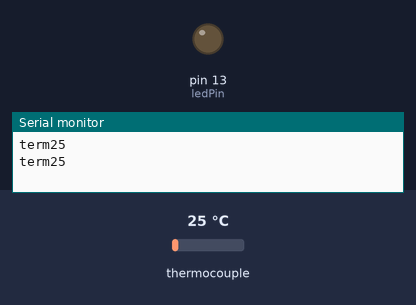
This sketch was run on a simulated Arduino Uno, built with avr-gcc and run on an emulated ATmega328P. Parts: output pins drawn as LEDs (lit = HIGH), the last lines printed to the serial monitor. Inputs (shaded band) come from the test bench; at power-on: thermocouple 25 °C. Pins used as bus, display or sensor lines are not drawn.

Above: at 1.7 s.
1.8 s: thermocouple set to 94 °C
3.7 s: thermocouple set to 105 °C
At 5.2 s:
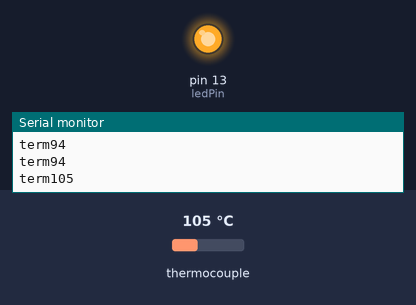
6.0 s: thermocouple set to 6 °C
At 7.7 s:
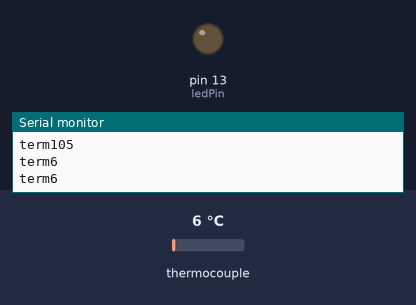
8.0 s: thermocouple set to 150 °C
At 9.5 s:
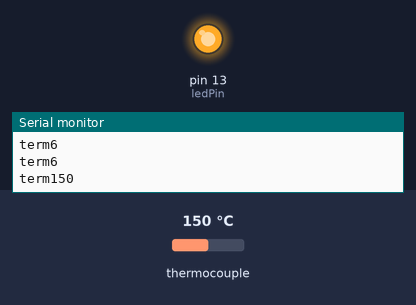
Timing chart, 0 to 11.0 s (numbered marks = the images above; inputs shaded):
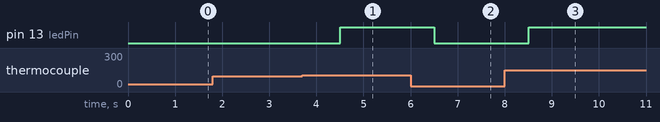

Measured:
- the behaviour switches between 99 and 100 °C on thermocouple (found by bisection; images 0 and 1)
- after the input at 3.7 s, pin 13 (ledPin): LOW → HIGH after 0.80 s
- after the input at 6.0 s, pin 13 (ledPin): HIGH → LOW after 0.51 s
- after the input at 8.0 s, pin 13 (ledPin): LOW → HIGH after 0.51 s

The sketch:

thermocouple.ino
```cpp
#include "max6675.h"

int thermoDO = 2;  //он же SO
int thermoCS = 3;
int thermoCLK = 4;  //он же SCK
int ledPin = 13; // переменная с пином подключенного светодиода
int temperature;
int criticalTemperature = 100;
MAX6675 thermocouple(thermoCLK, thermoCS, thermoDO);

int vccPin = 5;  //пин для питания
int gndPin = 6;  //пин для земли
String key = "term";
String package;

void setup() {
  Serial.begin(9600);
  //активируем питание и землю
  pinMode(vccPin, OUTPUT); digitalWrite(vccPin, HIGH);
  pinMode(gndPin, OUTPUT); digitalWrite(gndPin, LOW);
  pinMode(ledPin,OUTPUT); // назначаем наш пин выходом

  //ждем стабилизации чипа MAX
  delay(500);
}

void loop() {
  //Выводим показания в монитор порта
    //Serial.println((int)thermocouple.readCelsius());
    temperature = (int)thermocouple.readCelsius();
    //package = key + (int)thermocouple.readCelsius();
    package = key + temperature;

    Serial.println(package);

    TurnAlarm();

 delay(1000); // Найти у Гайвера цикл таймера Gyver
}

void TurnAlarm()
{
  if(temperature >= criticalTemperature)
  {
    digitalWrite(ledPin,HIGH);
  }
  else
  {
    digitalWrite(ledPin,LOW);
  }
}
```
